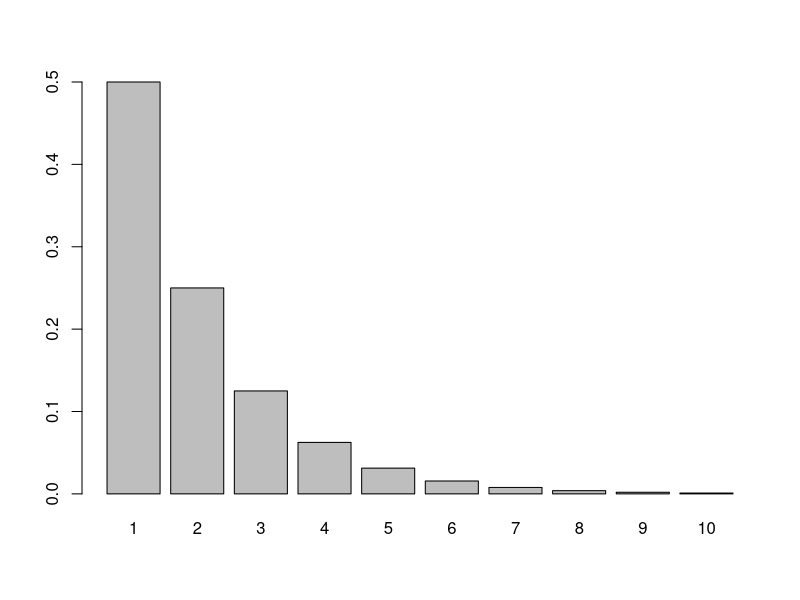

Recreate this plot in R.
# CHAPTER 1

# Figure 1.1
p <- 1/2
n <- seq(1, 10)
X <- p^n
barplot(X, names.arg=1:10)

# Binomial Theorem
n <- 10
k <- 2
choose(n,k)
factorial(k)

# R code to perform an inner product
x <- c(1,0,-1)
y <- c(3,2,0)
z <- t(x) %*% y
print(z)

# R code to compute the norm
x <- c(1,0,-1)
x_norm <- norm(x, type = "2")
# "2" specifies the “spectral” or 2-norm, which is the largest singular value of x
print(x_norm)

# R code to compute the weighted norm
W <- matrix(1:9, ncol = 3, nrow = 3)
x <- matrix(c(2,-1,1))
z <- t(x) %*% (W %*% x)
print(z)

# R code to compute a matrix inverse
X <- matrix(c(1,-2,0,3,7,1), nrow = 3, ncol = 2)
XtX <- t(X) %*% X
Xtxinv <- solve(XtX)
print(Xtxinv)

# R code to solve X beta = y
X <- matrix(c(1,-2,0,3,7,1), nrow = 3, ncol = 2)
y <- matrix(c(2,1,0))
beta <- solve(qr(X), y)
print(beta)
